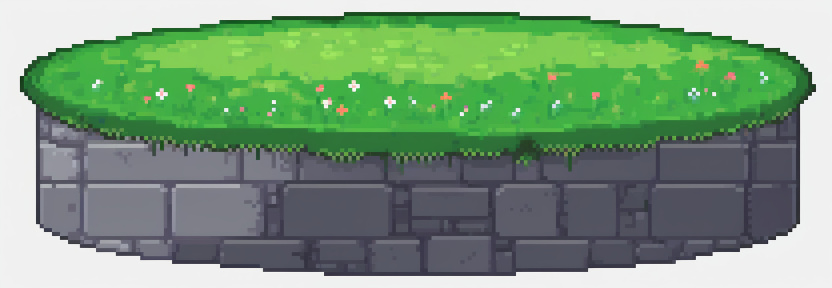
#> input picture art/ui/studio/podium_raw.png, 1664 x 576 px (shown at 1/2 size)
$ python extract_sprites.py ../../art/ui/studio/podium_raw.png out.png
#> lines starting #> are read from the running program, lines starting #| are printed output that depends on the picture; after the words box and inside, x2 and y2 are one past the last pixel; in counts of white or black regions, pixels touching at a corner belong together
#> in main, img is the input picture: PIL image 1664x576 RGB; mean R, G, B 121.4, 155.1, 122.9
### tools/artgen/pixelize.py
"""Turn a raw generation into clean game pixel art.

usage:
  python tools/artgen/pixelize.py in.png out.png --px 8 [--colors 32] [--cut-bg 40] [--crop x0 y0 x1 y1]
                                   [--size W H] [--palette pal.png] [--outline]

  --px N        source pixels per art pixel (the LoRA draws ~8px blocks at 1024 scale)
  --size W H    final art size instead of --px (box downscale to exactly W x H)
  --colors N    quantise to N colours (no dithering)
  --palette     quantise to the colours of an existing palette image instead (keeps a stage cohesive)
  --cut-bg T    make the flat background transparent: flood from the border, colour distance <= T
  --outline     add a 1px dark outline round the opaque silhouette (sprites)

Output is always exact: hard alpha (0 or 255), no partially transparent or blended pixels.
"""
from __future__ import annotations

import argparse
from collections import deque

import numpy as np
from PIL import Image


def snap(img: Image.Image, px: int | None, size: tuple[int, int] | None) -> Image.Image:
#> called with px = 8
    if size:
        w, h = size
    else:
        w, h = img.width // px, img.height // px
#> w = 208; h = 72
    # Median-ish downscale: box average, then the quantiser pulls colours back onto clusters.
    return img.convert("RGB").resize((w, h), Image.BOX)


def quantise(img: Image.Image, colors: int, palette: str | None) -> Image.Image:
#> called with colors = 48
    if palette:
        pal_img = Image.open(palette).convert("RGB")
        cols = list(dict.fromkeys(pal_img.getdata()))[:256]
        p = Image.new("P", (1, 1))
        flat = [c for rgb in cols for c in rgb]
        p.putpalette(flat + flat[:3] * (256 - len(cols)))
        return img.quantize(palette=p, dither=Image.Dither.NONE).convert("RGB")
    return img.quantize(colors=colors, method=Image.Quantize.MAXCOVERAGE, dither=Image.Dither.NONE).convert("RGB")


def cut_background(img: Image.Image, tol: float) -> Image.Image:
#> called with tol = 60
    a = np.asarray(img.convert("RGB")).astype(np.int32)
    h, w, _ = a.shape
#> h = 72; w = 208
    keep = np.ones((h, w), bool)
    seen = np.zeros((h, w), bool)
    q: deque = deque()
    for x in range(w):
        q.extend([(x, 0), (x, h - 1)])
    for y in range(h):
        q.extend([(0, y), (w - 1, y)])
    while q:
        x, y = q.popleft()
        if seen[y, x]:
            continue
        seen[y, x] = True
        ref = a[y, x]
        keep[y, x] = False
        for dx, dy in ((1, 0), (-1, 0), (0, 1), (0, -1)):
            xx, yy = x + dx, y + dy
            if 0 <= xx < w and 0 <= yy < h and not seen[yy, xx] and np.abs(a[yy, xx] - ref).sum() <= tol:
                q.append((xx, yy))
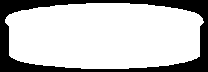
#> keep: shape (72, 208) bool; 76.4% white; 1 black region, box (x1, y1, x2, y2) and area: (0, 0, 208, 72) 3529
    rgba = np.dstack([a.astype(np.uint8), (keep * 255).astype(np.uint8)])
    return Image.fromarray(rgba, "RGBA")


# [35 lines left out: functions cut_sky, outline, not called in this run]


def defringe(img: Image.Image, passes: int = 2, lum: int = 175) -> Image.Image:
    """Strip light, desaturated pixels on the silhouette edge (leftover background halo)."""
#> called with passes = 2, lum = 175
    a = np.asarray(img).copy()
    for _ in range(passes):
        al = a[:, :, 3] > 0
        edge = np.zeros_like(al)
        edge[1:, :] |= ~al[:-1, :]
        edge[:-1, :] |= ~al[1:, :]
        edge[:, 1:] |= ~al[:, :-1]
        edge[:, :-1] |= ~al[:, 1:]
        rgb = a[:, :, :3].astype(int)
        mx, mn = rgb.max(2), rgb.min(2)
        pale = (mx > lum) & ((mx - mn) < 0.22 * mx)
        a[al & edge & pale, 3] = 0
#> this loop made 2 passes
#> pass 1, in defringe, `mx, mn = rgb.max(2), rgb.min(2)`:
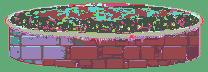
#> mn: shape (72, 208) int64; 41 distinct labels, from 23 to 245; one colour per label, 0 black
#> after the loop: a: shape (72, 208, 4); mean R, G, B, A 122.7, 157.3, 125.9, 194.9
#> after the loop:
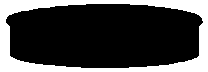
#> edge: shape (72, 208) bool; 26.7% white; 1 white region, box (x1, y1, x2, y2) and area: (0, 0, 208, 72) 3993
    return Image.fromarray(a, "RGBA")


def despeckle(img: Image.Image) -> Image.Image:
    """Remove isolated opaque pixels and fill single-pixel holes."""
    a = np.asarray(img).copy()
    al = a[:, :, 3] > 0
#> al: shape (72, 208) bool; 76.4% white; 1 black region, box (x1, y1, x2, y2) and area: (0, 0, 208, 72) 3532
    n = np.zeros(al.shape, int)
    n[1:, :] += al[:-1, :]
    n[:-1, :] += al[1:, :]
#> n: shape (72, 208) int64; 3 distinct labels, from 0 to 2
    n[:, 1:] += al[:, :-1]
#> n: shape (72, 208) int64; 4 distinct labels, from 0 to 3
    n[:, :-1] += al[:, 1:]
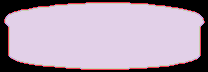
#> n: shape (72, 208) int64; 5 distinct labels, from 0 to 4; one colour per label, 0 black
    a[al & (n == 0), 3] = 0
    return Image.fromarray(a, "RGBA")


# [22 lines left out: function main, not called in this run]


# [2 lines that do not run on import are left out]

### tools/artgen/extract_sprites.py
"""Cut a generated prop sheet into individual sprites (one per connected opaque island).

usage: python tools/artgen/extract_sprites.py sheet.png out_dir --px 8 [--cut-bg 60] [--min 6] [--colors 48]
Writes out_dir/<n>_<w>x<h>.png plus out_dir/_index.png (numbered contact sheet) for picking.
"""
from __future__ import annotations

import argparse
from collections import deque
from pathlib import Path

import numpy as np
from PIL import Image, ImageDraw

import pixelize as px


def islands(alpha: np.ndarray) -> list[tuple[int, int, int, int]]:
    h, w = alpha.shape
#> h = 72; w = 208
    seen = np.zeros_like(alpha, bool)
    boxes = []
    for y in range(h):
        for x in range(w):
            if alpha[y, x] and not seen[y, x]:
                q = deque([(x, y)])
                seen[y, x] = True
                x0 = x1 = x
                y0 = y1 = y
                while q:
                    cx, cy = q.popleft()
                    x0, x1, y0, y1 = min(x0, cx), max(x1, cx), min(y0, cy), max(y1, cy)
                    for dx in (-1, 0, 1):
                        for dy in (-1, 0, 1):
                            nx, ny = cx + dx, cy + dy
                            if 0 <= nx < w and 0 <= ny < h and alpha[ny, nx] and not seen[ny, nx]:
                                seen[ny, nx] = True
                                q.append((nx, ny))
                boxes.append((x0, y0, x1 + 1, y1 + 1))
    return boxes


def main() -> None:
    ap = argparse.ArgumentParser()
    ap.add_argument("src")
    ap.add_argument("out")
    ap.add_argument("--px", type=int, default=8)
    ap.add_argument("--cut-bg", type=float, default=60)
    ap.add_argument("--min", type=int, default=6)
    ap.add_argument("--colors", type=int, default=48)
    ap.add_argument("--fringe", type=int, default=175, help="edge pixels brighter than this and greyish are removed")
    ap.add_argument("--fringe-passes", type=int, default=2)
    a = ap.parse_args()
    img = Image.open(a.src).convert("RGB")
    small = px.quantise(px.snap(img, a.px, None), a.colors, None)
    cut = px.despeckle(px.defringe(px.cut_background(small, a.cut_bg), a.fringe_passes, a.fringe))
    arr = np.asarray(cut)
    out = Path(a.out)
    out.mkdir(parents=True, exist_ok=True)
    tiles = []
    for i, (x0, y0, x1, y1) in enumerate(islands(arr[:, :, 3] > 0)):
        if x1 - x0 < a.min or y1 - y0 < a.min:
            continue
        spr = cut.crop((x0, y0, x1, y1))
        spr.save(out / f"{i:03d}_{x1 - x0}x{y1 - y0}.png")
        tiles.append((i, spr))
#> this loop made 1 pass
#> (x0, y0, x1, y1) on pass 1: (5, 3, 204, 69)
#> after the loop, tiles = 1 item
    # numbered index at 4x for review
    k = 4
    W = 1200
    x = y = rowh = 0
    sheet = Image.new("RGBA", (W, 4000), (40, 44, 56, 255))
    d = ImageDraw.Draw(sheet)
    for i, s in tiles:
        b = s.resize((s.width * k, s.height * k), Image.NEAREST)
        if x + b.width + 8 > W:
            x, y, rowh = 0, y + rowh + 20, 0
        sheet.alpha_composite(b, (x, y + 14))
        d.text((x, y), str(i), fill=(255, 255, 0, 255))
        x += b.width + 8
        rowh = max(rowh, b.height + 14)
#> this loop made 1 pass
#> (x, rowh) on pass 1: (804, 278)
#> pass 1, in main, `b = s.resize((s.width * k, s.height * k), Image.NEAREST)`:
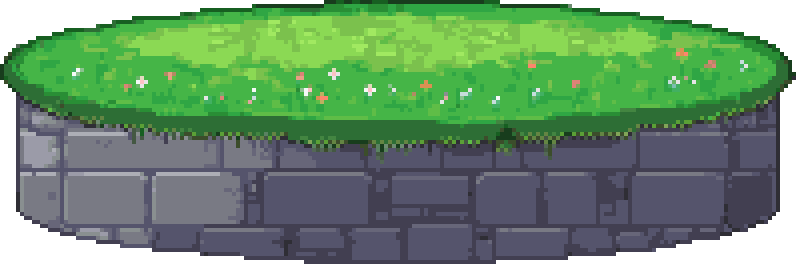
#> b: PIL image 796x264 RGBA; mean R, G, B, A 105.5, 144.5, 108.8, 222.2; transparent parts drawn white
#> after the loop:
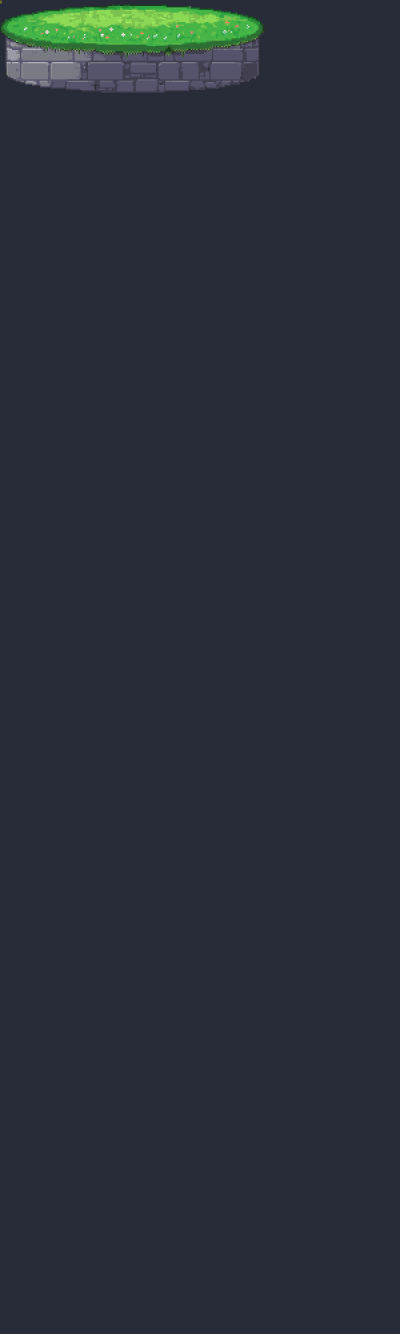
#> sheet: PIL image 1200x4000 RGBA (shown at 1/3 size); mean R, G, B, A 41.7, 47.3, 57.2, 255
#> after the loop, rowh = 278; x = 804; y = 0
    sheet.crop((0, 0, W, y + rowh + 20)).save(out / "_index.png")
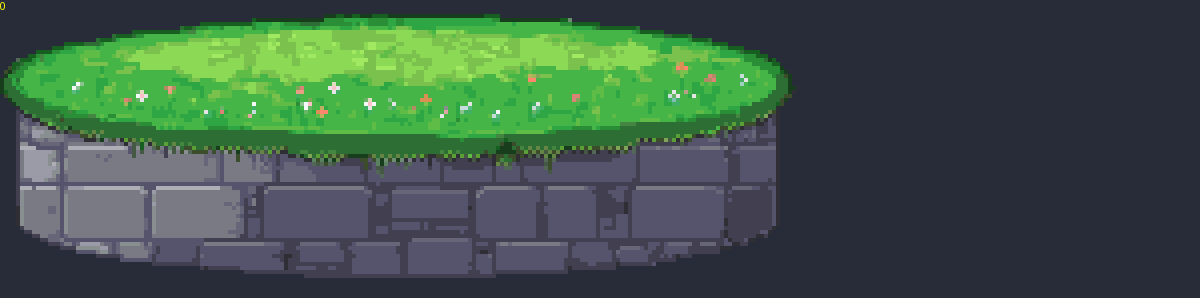
#> saved as _index.png: PIL image 1200x298 RGBA; mean R, G, B, A 63.1, 87.7, 72.6, 255
    print(len(tiles), "sprites ->", out)
#| 1 sprites -> out.png


if __name__ == "__main__":
    main()
